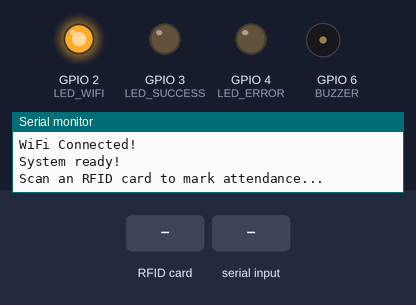
Recording of a sketch running on a simulated ESP8266 (NodeMCU). On the bench: output pins drawn as LEDs (lit = HIGH), buzzer (waves = sounding, pin HIGH), the last lines printed to the serial monitor. The test bench sets the inputs (shaded band). The modem accepts every AT command (registered, SIM ready, sends succeed) and sends nothing else.

Above: at 4.2 s.
4.3 s: RFID card 5E 7A 19 C4 held to the reader
5.8 s: "success" received over the second serial link
7.8 s: "success" received over the second serial link
At 10.45 s:
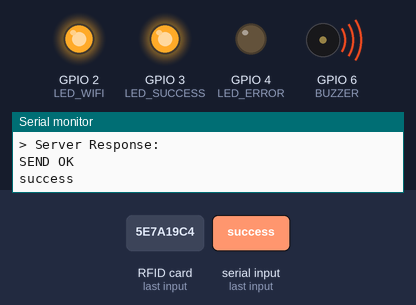
At 11.3 s:
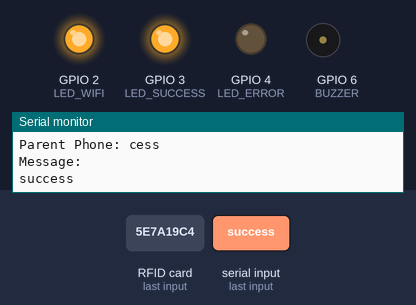
Timing chart, 0 to 13.1 s (numbered marks = the images above; inputs shaded):
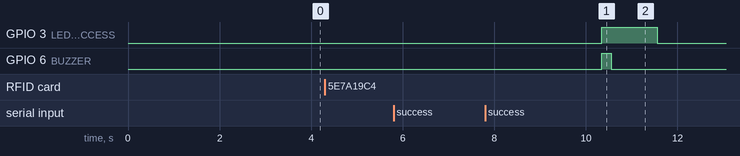

The sketch:

arduino_rfid_attendance.ino
```cpp
/*
 * Student Attendance RFID Scanner
 * Arduino Mega + ESP8266 + RFID RC522
 *
 * This code reads RFID cards and sends attendance data to the server
 */

#include <SPI.h>
#include <MFRC522.h>
#include <SoftwareSerial.h>
#include <ESP8266WiFi.h>

// ==================== PIN CONFIGURATION ====================
// Arduino Mega pins for RFID RC522
#define RST_PIN 5    // Pin 5 for RFID RST
#define SS_PIN 53    // Pin 53 for RFID SS (SDA)

// Software Serial for ESP8266 communication with Arduino
// Using pins 10 (RX) and 11 (TX)
#define ESP_RX 10
#define ESP_TX 11

// ==================== WIFI CONFIGURATION ====================
const char* ssid = "YOUR_WIFI_SSID";          // Replace with your WiFi SSID
const char* password = "YOUR_WIFI_PASSWORD";  // Replace with your WiFi password

// ==================== SERVER CONFIGURATION ====================
// Replace with your server IP address or domain
// If running on local network, use the computer's IP address
const char* serverHost = "192.168.1.100";    // Replace with server IP
const int serverPort = 3000;

// ==================== VARIABLES ====================
SoftwareSerial espSerial(ESP_RX, ESP_TX);  // RX, TX
MFRC522 rfid(SS_PIN, RST_PIN);              // Create MFRC522 instance

String uidString = "";
bool cardPresent = false;
bool lastCardState = false;

// LED indicators
#define LED_WIFI 2      // Pin 2 - WiFi status LED
#define LED_SUCCESS 3   // Pin 3 - Success LED
#define LED_ERROR 4     // Pin 4 - Error LED
#define BUZZER 6        // Pin 6 - Buzzer

void setup() {
    Serial.begin(9600);     // Debug serial
    espSerial.begin(9600);  // ESP8266 communication

    SPI.begin();            // Initialize SPI bus

    // Initialize RFID
    rfid.PCD_Init();
    Serial.println("RFID Reader initialized");

    // Initialize LED pins
    pinMode(LED_WIFI, OUTPUT);
    pinMode(LED_SUCCESS, OUTPUT);
    pinMode(LED_ERROR, OUTPUT);
    pinMode(BUZZER, OUTPUT);

    // Turn off LEDs initially
    digitalWrite(LED_WIFI, LOW);
    digitalWrite(LED_SUCCESS, LOW);
    digitalWrite(LED_ERROR, LOW);
    digitalWrite(BUZZER, LOW);

    // Connect to WiFi
    connectWiFi();

    Serial.println("System ready!");
    Serial.println("Scan an RFID card to mark attendance...");
}

void loop() {
    // Check for new cards
    if (rfid.PICC_IsNewCardPresent()) {
        if (rfid.PICC_ReadCardSerial()) {
            // Get card UID
            uidString = "";
            for (byte i = 0; i < rfid.uid.size; i++) {
                uidString += String(rfid.uid.uidByte[i], HEX);
            }
            uidString.toUpperCase();

            Serial.print("Card detected: ");
            Serial.println(uidString);

            // Send attendance to server
            sendAttendance(uidString);

            // Halt PICC
            rfid.PICC_HaltA();
        }
    }

    delay(100);  // Small delay
}

// ==================== WIFI CONNECTION ====================
void connectWiFi() {
    Serial.println("Connecting to WiFi...");

    // Send AT command to ESP8266
    espSerial.println("AT");
    delay(1000);
    printESPResponse();

    // Set WiFi mode
    espSerial.println("AT+CWMODE=1");
    delay(1000);
    printESPResponse();

    // Connect to WiFi
    String cmd = "AT+CWJAP=\"";
    cmd += ssid;
    cmd += "\",\"";
    cmd += password;
    cmd += "\"";
    espSerial.println(cmd);

    Serial.println("Connecting...");
    int timeout = 30;
    while (timeout > 0) {
        delay(1000);
        Serial.print(".");
        timeout--;

        // Check for connected response
        if (espSerial.find("OK")) {
            Serial.println("\nWiFi Connected!");
            digitalWrite(LED_WIFI, HIGH);  // Turn on WiFi LED
            return;
        }
    }

    Serial.println("\nWiFi connection failed!");
    digitalWrite(LED_ERROR, HIGH);
}

// ==================== SEND ATTENDANCE TO SERVER ====================
void sendAttendance(String rfidCard) {
    Serial.println("Sending attendance to server...");

    // Build HTTP request
    String url = "/api/attendance/scan/" + rfidCard;

    String request = "GET " + url + " HTTP/1.1\r\n";
    request += "Host: " + String(serverHost) + "\r\n";
    request += "Connection: close\r\n\r\n";

    // Connect to server
    espSerial.print("AT+CIPSTART=\"TCP\",\"");
    espSerial.print(serverHost);
    espSerial.print("\",");
    espSerial.println(serverPort);

    delay(2000);
    printESPResponse();

    // Send data length
    String cipSend = "AT+CIPSEND=";
    cipSend += request.length();
    espSerial.println(cipSend);

    delay(1000);
    printESPResponse();

    // Send HTTP request
    espSerial.print(request);

    // Wait for response
    delay(3000);
    String response = "";
    while (espSerial.available()) {
        response += (char)espSerial.read();
    }

    Serial.println("Server Response:");
    Serial.println(response);

    // Parse response
    parseResponse(response);
}

// ==================== PARSE SERVER RESPONSE ====================
void parseResponse(String response) {
    // Check if response contains "success"
    if (response.indexOf("\"success\":true") > 0 || response.indexOf("success") > 0) {
        // Extract parent phone and message
        int phoneStart = response.indexOf("parent_phone") + 15;
        int phoneEnd = response.indexOf("\"", phoneStart);
        String parentPhone = response.substring(phoneStart, phoneEnd);

        int msgStart = response.indexOf("message") + 10;
        int msgEnd = response.indexOf("\"", msgStart);
        String message = response.substring(msgStart, msgEnd);

        // Success indicators
        digitalWrite(LED_SUCCESS, HIGH);
        digitalWrite(BUZZER, HIGH);
        delay(200);
        digitalWrite(BUZZER, LOW);

        Serial.println("Attendance marked successfully!");
        Serial.println("Parent Phone: " + parentPhone);
        Serial.println("Message: " + message);

        // You can add SMS sending code here

        delay(1000);
        digitalWrite(LED_SUCCESS, LOW);
    } else {
        // Error indicators
        digitalWrite(LED_ERROR, HIGH);
        digitalWrite(BUZZER, HIGH);
        delay(500);
        digitalWrite(BUZZER, LOW);

        Serial.println("Attendance marking failed!");

        delay(1000);
        digitalWrite(LED_ERROR, LOW);
    }
}

// ==================== DEBUG HELPER ====================
void printESPResponse() {
    while (espSerial.available()) {
        Serial.write(espSerial.read());
    }
}
```

Measured:
- after the input at 7.8 s, GPIO 3 (LED_SUCCESS): LOW → HIGH after 2.5 s, → LOW 1.2 s later; GPIO 4 (LED_ERROR): stays LOW (without the input it goes to HIGH after 2.5 s)
